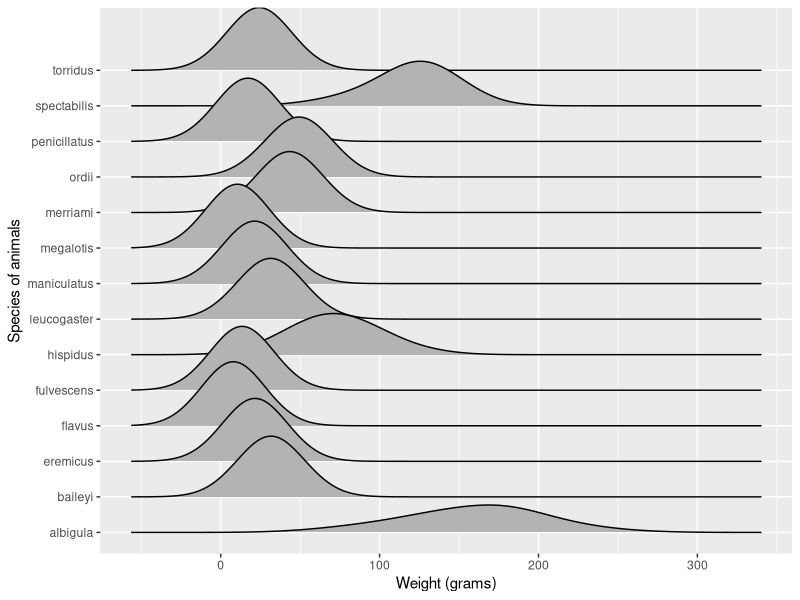
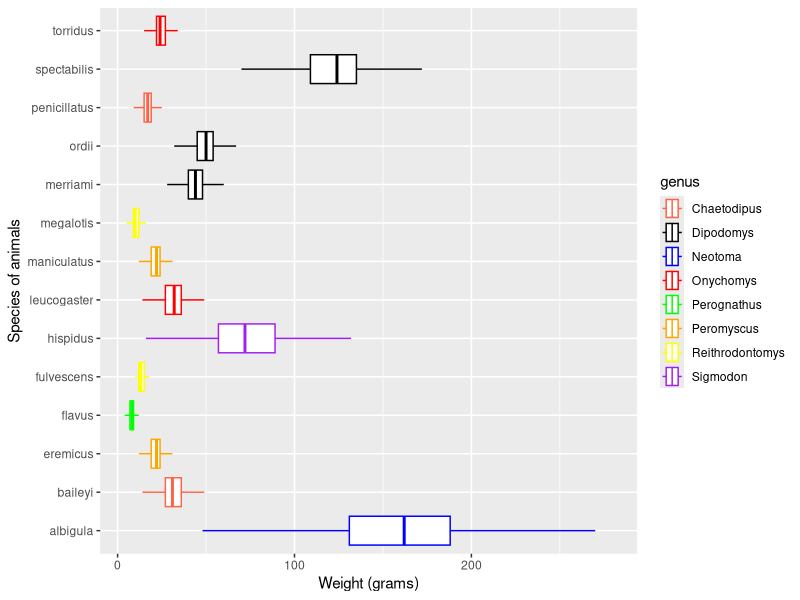
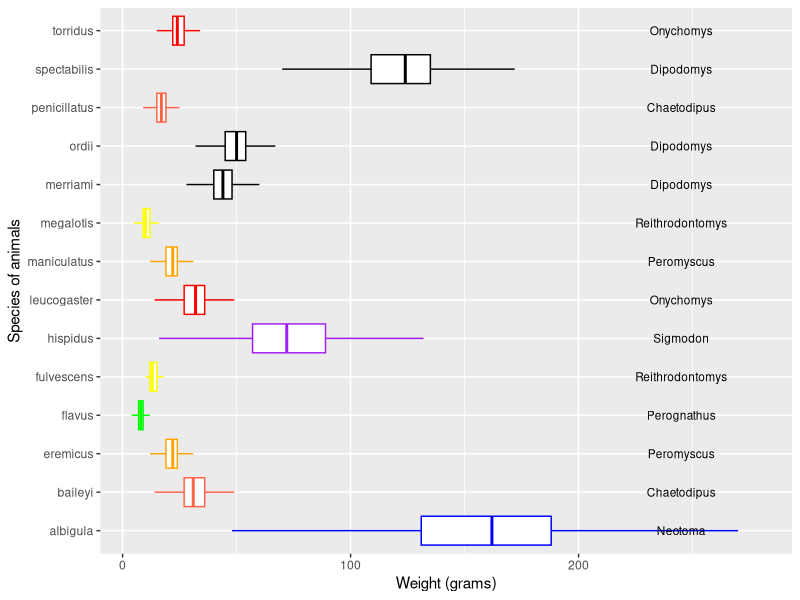

These figures' R source, in order:
## ---- chunk 1
#| message: false
#|label: load-packages

library(here)
library(tidyverse)
library(ggridges)
## ---- chunk 2
#| message: false
surveys <- read_csv(here::here("supporting_artifacts", "Extended Thinking", 
                               "Challenge 2", "surveys.csv"))
## ---- chunk 3
ggplot(data = surveys, mapping = aes(x = weight, y= species )) + 
  geom_density_ridges(bandwidth = 20) +
  labs(x = "Weight (grams)", y = "Species of animals")
## ---- chunk 4
ggplot(data = surveys, mapping = aes(x = weight, y = species, color = genus)) + 
  geom_boxplot(outlier.shape = NA) + 
  labs(x = "Weight (grams)", y = "Species of animals") + 
  scale_color_manual(values = c("tomato", "black", "blue", "red", "green", "orange", "yellow", "purple"))
  
## ---- chunk 5
ggplot(data = surveys, mapping = aes(x = weight, y = species, color = genus)) + 
  geom_boxplot(outlier.shape = NA) + 
  labs(x = "Weight (grams)", y = "Species of animals") + 
  scale_color_manual(values = c("tomato", "black", "blue", "red", "green", "orange", "yellow", "purple")) +
  annotate("text", y = 1, x = 245, label = "Neotoma", size = 3) +
  annotate("text", y = 2, x = 245, label = "Chaetodipus", size = 3) +
  annotate("text", y = 3, x = 245, label = "Peromyscus", size = 3) +
  annotate("text", y = 4, x = 245, label = "Perognathus", size = 3) +
  annotate("text", y = 5, x = 245, 
           label = "Reithrodontomys", size = 3) +
  annotate("text", y = 6, x = 245, label = "Sigmodon", size = 3) +
  annotate("text", y = 7, x = 245, label = "Onychomys", size = 3) +
  annotate("text", y = 8, x = 245, label = "Peromyscus", size = 3) +
  annotate("text", y = 9, x = 245, 
           label = "Reithrodontomys", size = 3) +
  annotate("text", y = 10, x = 245, label = "Dipodomys", size = 3) +
  annotate("text", y = 11, x = 245, label = "Dipodomys", size = 3) +
  annotate("text", y = 12, x = 245, label = "Chaetodipus", size = 3) +
  annotate("text", y = 13, x = 245, label = "Dipodomys", size = 3) +
  annotate("text", y = 14, x = 245, label = "Onychomys", size = 3) +
  theme(legend.position = "None")
